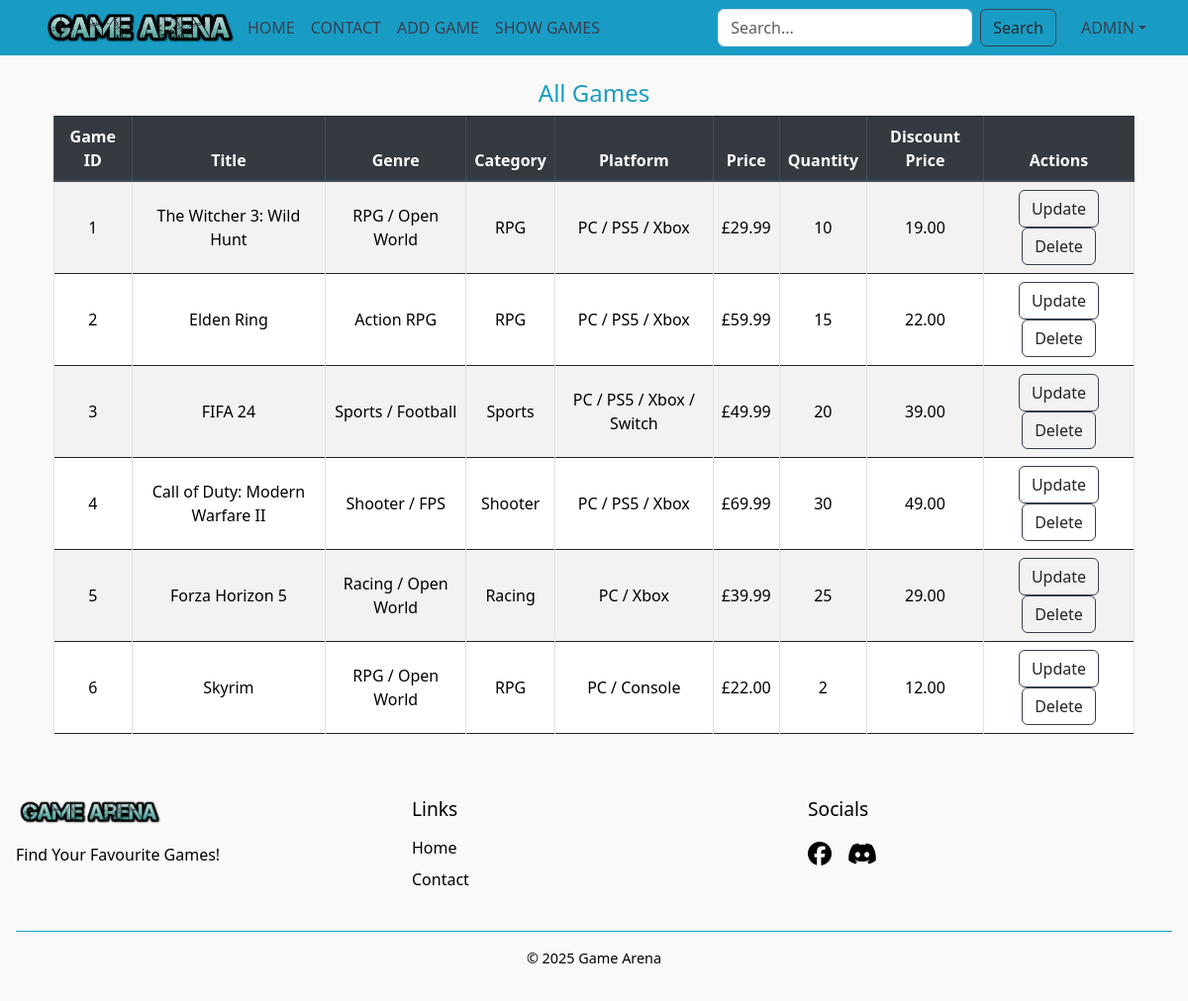
Page /list/ (signed in) on the earlier database version.
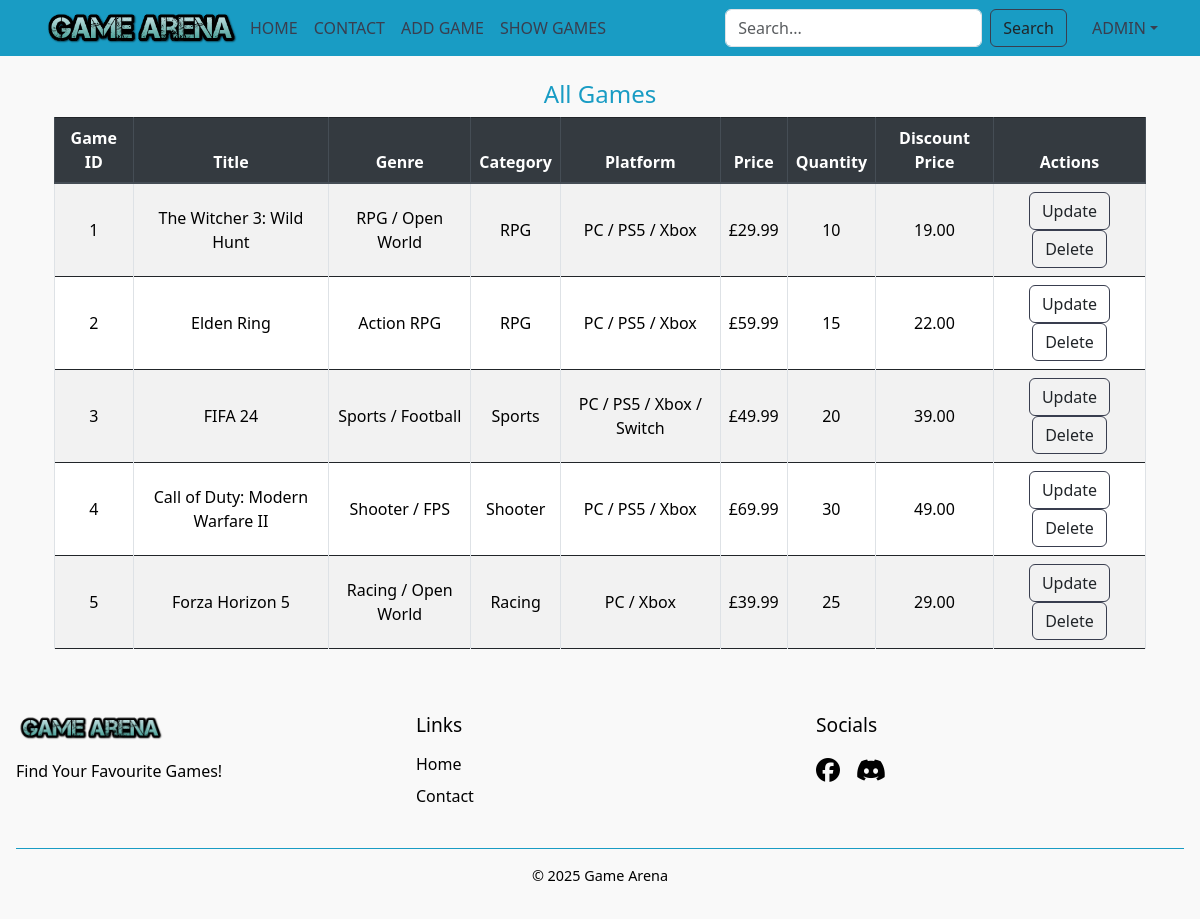
Same page on the later database version.
### gamestore/models.py (models this page shows, shortened)
class Games(models.Model):
    game_id = models.AutoField(primary_key=True)
    game_title = models.CharField(max_length=64)
    game_genre = models.CharField(max_length=64)
    game_category = models.CharField(choices=CATEGORIES_choices, max_length=10)
    game_platform = models.CharField(max_length=64)
    game_price = models.DecimalField(max_digits=7, decimal_places=2)
    game_quantity = models.IntegerField()
    game_discount_price = models.DecimalField(max_digits=7, decimal_places=2)
    game_description = models.TextField()
    image_url = models.ImageField(upload_to='game-images/', default="game-images/default.png")
    slug = models.SlugField()

### gamestore/views.py (the view)
# urls.py: path('list/', views.game_list_view, name="game_list"),
@login_required(login_url='/login/')
@user_passes_test(is_admin_or_mod)
def game_list_view(request):
    games = Games.objects.all()
    return render(request, 'crud/game_list.html', {'games': games})

### gamestore/views.py (called while the page is built)
def is_admin_or_mod(user):
    return user.is_authenticated and (user.is_staff or user.is_superuser)

### gamestore/templates/crud/game_list.html (shortened to what this page needs)
{% extends 'crud/layout.html' %}
{% block content %}
  <h1 class="text-center">All Games</h1>
  <div class="container">
    <div class="d-none d-md-block">
      <div class="table-responsive">
        <table class="table table-bordered table-striped text-center">
          <thead class="thead-dark">
            <tr>
              <th>Game ID</th>
              <th>Title</th>
              <th>Genre</th>
              <th>Category</th>
              <th>Platform</th>
              <th>Price</th>
              <th>Quantity</th>
              <th>Discount Price</th>
              <th>Actions</th>
            </tr>
          </thead>
          <tbody>
            {% for game in games %}
              <tr>
                <td>{{ game.game_id }}</td>
                <td>{{ game.game_title }}</td>
                <td>{{ game.game_genre }}</td>
                <td>{{ game.game_category }}</td>
                <td>{{ game.game_platform }}</td>
                <td>£{{ game.game_price }}</td>
                <td>{{ game.game_quantity }}</td>
                <td>{{ game.game_discount_price }}</td>
                <td>
                  <a href="{% url 'game_update' game.game_id %}" class="btn btn-outline-dark btn-upd">Update</a>
                  <a href="{% url 'game_delete' game.game_id %}" class="btn btn-outline-dark btn-del">Delete</a>
                </td>
              </tr>
            {% endfor %}
          </tbody>
        </table>
      </div>
    </div>
  </div>
{% endblock %}

Differences in the rows shown:
removed Games: game_id "6", game_title "Skyrim", game_genre "RPG / Open World", game_category "RPG", game_platform "PC / Console", game_price "22.00", game_quantity "2", game_discount_price "12.00"
